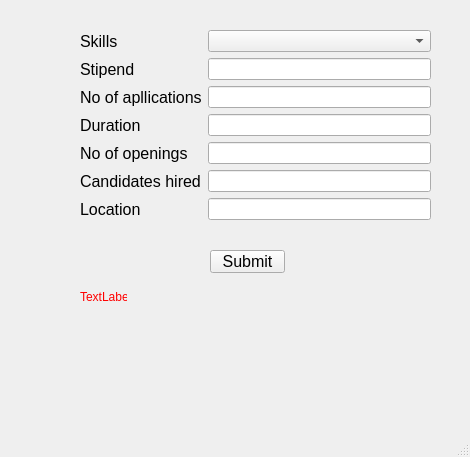
<?xml version="1.0" encoding="UTF-8"?>
<ui version="4.0">
 <class>MainWindow</class>
 <widget class="QMainWindow" name="MainWindow">
  <property name="geometry">
   <rect>
    <x>0</x>
    <y>0</y>
    <width>470</width>
    <height>457</height>
   </rect>
  </property>
  <property name="maximumSize">
   <size>
    <width>470</width>
    <height>457</height>
   </size>
  </property>
  <property name="windowTitle">
   <string>MainWindow</string>
  </property>
  <widget class="QWidget" name="centralwidget">
   <widget class="QStackedWidget" name="stackedWidget">
    <property name="geometry">
     <rect>
      <x>0</x>
      <y>0</y>
      <width>471</width>
      <height>431</height>
     </rect>
    </property>
    <property name="currentIndex">
     <number>0</number>
    </property>
    <widget class="QWidget" name="page">
     <widget class="QPushButton" name="pushButton">
      <property name="geometry">
       <rect>
        <x>210</x>
        <y>250</y>
        <width>75</width>
        <height>23</height>
       </rect>
      </property>
      <property name="font">
       <font>
        <pointsize>12</pointsize>
       </font>
      </property>
      <property name="text">
       <string>Submit</string>
      </property>
     </widget>
     <widget class="QWidget" name="formLayoutWidget">
      <property name="geometry">
       <rect>
        <x>80</x>
        <y>30</y>
        <width>351</width>
        <height>190</height>
       </rect>
      </property>
      <layout class="QFormLayout" name="formLayout">
       <property name="sizeConstraint">
        <enum>QLayout::SetDefaultConstraint</enum>
       </property>
       <item row="0" column="0">
        <widget class="QLabel" name="label">
         <property name="font">
          <font>
           <pointsize>12</pointsize>
          </font>
         </property>
         <property name="text">
          <string>Skills</string>
         </property>
        </widget>
       </item>
       <item row="1" column="0">
        <widget class="QLabel" name="label_2">
         <property name="font">
          <font>
           <pointsize>12</pointsize>
          </font>
         </property>
         <property name="text">
          <string>Stipend</string>
         </property>
        </widget>
       </item>
       <item row="2" column="0">
        <widget class="QLabel" name="label_3">
         <property name="font">
          <font>
           <pointsize>12</pointsize>
          </font>
         </property>
         <property name="text">
          <string>No of apllications</string>
         </property>
        </widget>
       </item>
       <item row="3" column="0">
        <widget class="QLabel" name="label_4">
         <property name="font">
          <font>
           <pointsize>12</pointsize>
          </font>
         </property>
         <property name="text">
          <string>Duration</string>
         </property>
        </widget>
       </item>
       <item row="4" column="0">
        <widget class="QLabel" name="label_5">
         <property name="font">
          <font>
           <pointsize>12</pointsize>
          </font>
         </property>
         <property name="text">
          <string>No of openings</string>
         </property>
        </widget>
       </item>
       <item row="5" column="0">
        <widget class="QLabel" name="label_6">
         <property name="font">
          <font>
           <pointsize>12</pointsize>
          </font>
         </property>
         <property name="text">
          <string>Candidates hired</string>
         </property>
        </widget>
       </item>
       <item row="6" column="0">
        <widget class="QLabel" name="label_7">
         <property name="font">
          <font>
           <pointsize>12</pointsize>
          </font>
         </property>
         <property name="text">
          <string>Location</string>
         </property>
        </widget>
       </item>
       <item row="1" column="1">
        <widget class="QLineEdit" name="lineEdit_2"/>
       </item>
       <item row="2" column="1">
        <widget class="QLineEdit" name="lineEdit_3"/>
       </item>
       <item row="3" column="1">
        <widget class="QLineEdit" name="lineEdit_4"/>
       </item>
       <item row="4" column="1">
        <widget class="QLineEdit" name="lineEdit_5"/>
       </item>
       <item row="5" column="1">
        <widget class="QLineEdit" name="lineEdit_6"/>
       </item>
       <item row="6" column="1">
        <widget class="QLineEdit" name="lineEdit_7"/>
       </item>
       <item row="0" column="1">
        <widget class="QComboBox" name="comboBox"/>
       </item>
      </layout>
     </widget>
     <widget class="QLabel" name="label_9">
      <property name="geometry">
       <rect>
        <x>80</x>
        <y>290</y>
        <width>47</width>
        <height>13</height>
       </rect>
      </property>
      <property name="font">
       <font>
        <pointsize>9</pointsize>
       </font>
      </property>
      <property name="styleSheet">
       <string notr="true">color: rgb(255, 0, 0);</string>
      </property>
      <property name="text">
       <string>TextLabel</string>
      </property>
     </widget>
    </widget>
    <widget class="QWidget" name="page_2">
     <widget class="QLabel" name="label_8">
      <property name="geometry">
       <rect>
        <x>30</x>
        <y>20</y>
        <width>171</width>
        <height>16</height>
       </rect>
      </property>
      <property name="font">
       <font>
        <pointsize>12</pointsize>
       </font>
      </property>
      <property name="text">
       <string>Your file is ready</string>
      </property>
     </widget>
     <widget class="QPushButton" name="pushButton_2">
      <property name="geometry">
       <rect>
        <x>190</x>
        <y>80</y>
        <width>75</width>
        <height>23</height>
       </rect>
      </property>
      <property name="text">
       <string>Home</string>
      </property>
     </widget>
    </widget>
   </widget>
  </widget>
  <widget class="QMenuBar" name="menubar">
   <property name="geometry">
    <rect>
     <x>0</x>
     <y>0</y>
     <width>470</width>
     <height>21</height>
    </rect>
   </property>
  </widget>
  <widget class="QStatusBar" name="statusbar"/>
 </widget>
 <resources/>
 <connections/>
</ui>
